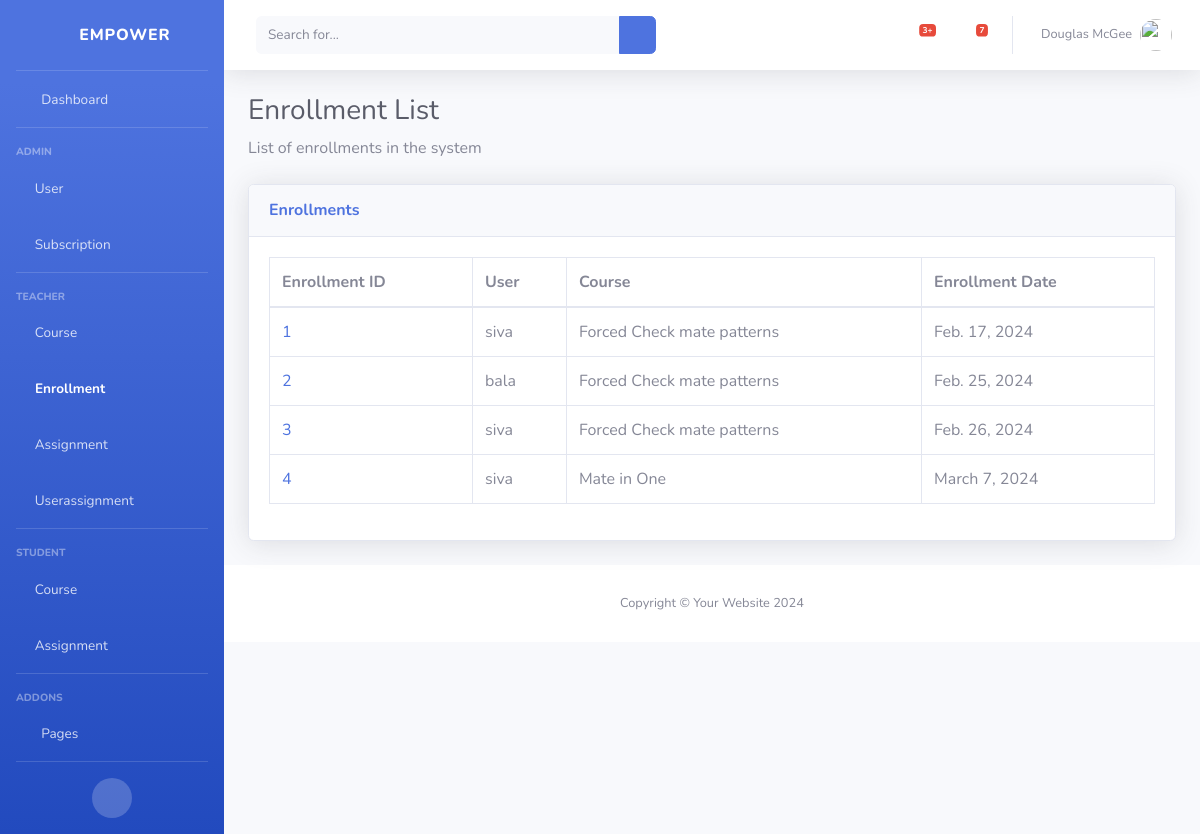
/enrollments/, run on an earlier commit of the app's database.
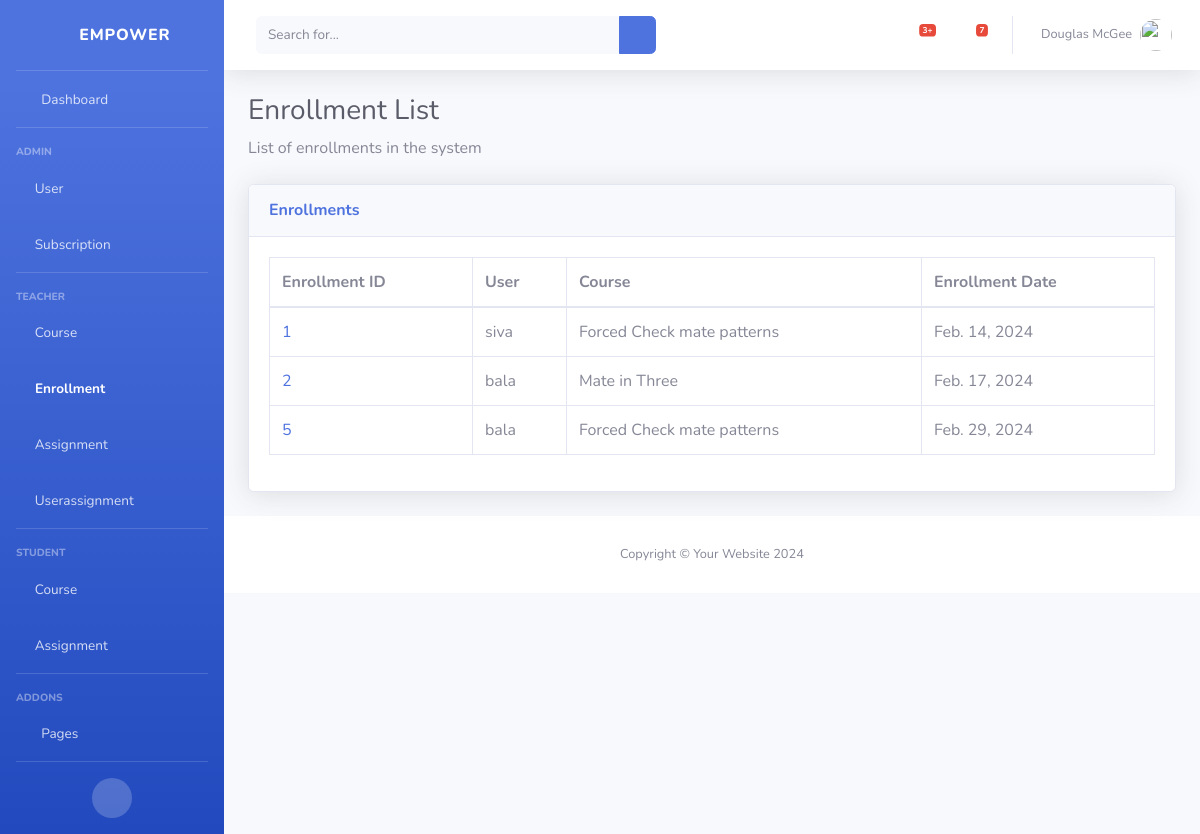
And on a later commit of the database.
### classRoom/models.py (models this page shows)
class Enrollment(models.Model):
    id = models.AutoField(primary_key=True)
    user = models.ForeignKey(User, on_delete=models.CASCADE)
    course = models.ForeignKey(Course, on_delete=models.CASCADE)
    enrollment_date = models.DateField()

class User(models.Model):
    id = models.AutoField(primary_key=True)
    username = models.CharField(max_length=50)
    password = models.CharField(max_length=50)
    email = models.EmailField()

class Course(models.Model):
    id = models.AutoField(primary_key=True)
    course_name = models.CharField(max_length=100)
    course_description = models.TextField()

### classRoom/views.py (the view)
# urls.py: path('enrollments/',view_enrollments,name="view_enrollments"),
def view_enrollments(request):
    enrollments = Enrollment.objects.all()
    return render(request, "view_enrollments.html", {'enrollments': enrollments})

### classRoom/templates/view_enrollments.html
{% extends 'base.html' %}
{% block content %}
<h1 class="h3 mb-2 text-gray-800">Enrollment List</h1>
<p class="mb-4">List of enrollments in the system</p>
<div class="card shadow mb-4">
    <div class="card-header py-3">
        <h6 class="m-0 font-weight-bold text-primary">Enrollments</h6>
    </div>
    <div class="card-body">
        <div class="table-responsive">
            <table class="table table-bordered" id="dataTable" width="100%" cellspacing="0">
                <thead>
                    <tr>
                        <th>Enrollment ID</th>
                        <th>User</th>
                        <th>Course</th>
                        <th>Enrollment Date</th>
                    </tr>
                </thead>
                <tbody>
                    {% for enrollment in enrollments %}
                        <tr>
                            <td><a href="/enrollment/{{ enrollment.id }}/">{{ enrollment.id }}</a></td>
                            <td>{{ enrollment.user.username }}</td>
                            <td>{{ enrollment.course.course_name }}</td>
                            <td>{{ enrollment.enrollment_date }}</td>
                        </tr>
                    {% endfor %}
                </tbody>
            </table>
        </div>
    </div>
</div>
{% endblock %}

What changed in the data, as far as the page shows it:
removed Enrollment: id "3", user.username "siva", course.course_name "Forced Check mate patterns", enrollment_date "Feb. 26, 2024"
removed Enrollment: id "4", user.username "siva", course.course_name "Mate in One", enrollment_date "March 7, 2024"
changed Enrollment "siva": enrollment_date "Feb. 17, 2024" → "Feb. 14, 2024"
changed Enrollment id 2: course.course_name "Forced Check mate patterns" → "Mate in Three"; enrollment_date "Feb. 25, 2024" → "Feb. 17, 2024"
added Enrollment: id "5", user.username "bala", course.course_name "Forced Check mate patterns", enrollment_date "Feb. 29, 2024"
